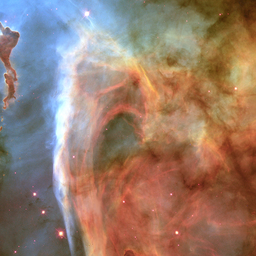
#> input picture CSE_220_Signal/Offline/Offline_3/images/nebula512.png, 256 x 256 px, shrunk from 512 x 512 before the run
$ python cft_edge_detector.py ../../../../Offline/Offline_3/images/nebula512.png
#> lines starting #> are read from the running program, lines starting #| are printed output that depends on the picture
import numpy as np
import matplotlib.pyplot as plt
from imageio.v2 import imread
import sys


# =====================================================================
# Given classes — paste your Task 2 implementations where indicated
# =====================================================================

class ContinuousImage:
    """Represents a grayscale image as a continuous 2D spatial signal. (Given)"""

    def __init__(self, image_path):
        self.image = imread(image_path, mode='L').astype(float)
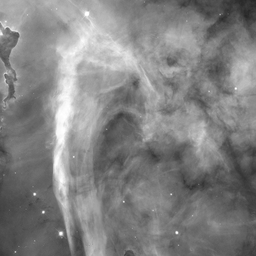
#> self.image: shape (256, 256) float64; min 38, max 255, mean 130.1
        self.image = self.image / np.max(self.image)
        self.x = np.linspace(-1, 1, self.image.shape[1])
#> self.x = 256 values from -1 to 1
        self.y = np.linspace(-1, 1, self.image.shape[0])
#> self.y = 256 values from -1 to 1


class CFT2D:
    """2D Continuous Fourier Transform. (Given — paste your Task 2 solution)"""

    def __init__(self, image_obj: ContinuousImage):
        self.I = image_obj.image
        self.x = image_obj.x
        self.y = image_obj.y
        dx = self.x[1] - self.x[0]
#> dx = 0.00784
        dy = self.y[1] - self.y[0]
#> dy = 0.00784
        self.u = np.linspace(-1 / (2 * dx), 1 / (2 * dx), self.I.shape[1])
#> self.u = 256 values from -63.75 to 63.75
        self.v = np.linspace(-1 / (2 * dy), 1 / (2 * dy), self.I.shape[0])
#> self.v = 256 values from -63.75 to 63.75

    def compute_cft(self):
        rows, cols = self.I.shape
#> rows = 256
        C_x = np.zeros((rows, cols))
        S_x = np.zeros((rows, cols))
        for j in range(cols):
            u_values = self.u[j]
            angle_ux = 2 * np.pi * u_values * self.x
            cos_ux = np.cos(angle_ux)
            sin_ux = np.sin(angle_ux)

            C_x[:, j] = np.trapezoid(self.I * cos_ux, self.x, axis=1)
            S_x[:, j] = np.trapezoid(self.I * sin_ux, self.x, axis=1)

        real = np.zeros((rows, cols))
        imag = np.zeros((rows, cols))

        for k in range(rows):
            v_values = self.v[k]
            angle_vy = 2 * np.pi * v_values * self.y
            cos_vy = np.cos(angle_vy)[:, np.newaxis]
            sin_vy = np.sin(angle_vy)[:, np.newaxis]

            int_C_cos = np.trapezoid(C_x * cos_vy, self.y, axis=0)
            int_S_sin = np.trapezoid(S_x * sin_vy, self.y, axis=0)
            int_C_sin = np.trapezoid(C_x * sin_vy, self.y, axis=0)
            int_S_cos = np.trapezoid(S_x * cos_vy, self.y, axis=0)

            real[k, :] = int_C_cos - int_S_sin
            imag[k, :] = - (int_C_sin + int_S_cos)

        self.real = real
        self.imag = imag
        return real, imag
        #raise NotImplementedError("Implement CFT2D.compute_cft")
        raise NotImplementedError("Paste your Task 2 compute_cft here.")

    # [7 lines left out: function plot_magnitude, not called in this run]


class InverseCFT2D:
    """Inverse 2D-CFT. (Given — paste your Task 2 solution)"""

    def __init__(self, real, imag, u, v, x, y):
        self.real = real
        self.imag = imag
        self.u = u
        self.v = v
        self.x = x
        self.y = y

    def reconstruct(self):
        rows, cols = self.real.shape
        C_v = np.zeros((rows, cols))
        S_v = np.zeros((rows, cols))

        for i in range(rows):
            y_val = self.y[i]
            angle_vy = 2 * np.pi * self.v * y_val
            cos_vy = np.cos(angle_vy)[:, np.newaxis]
            sin_vy = np.sin(angle_vy)[:, np.newaxis]

            term1 = self.real * cos_vy - self.imag * sin_vy
            term2 = self.real * sin_vy + self.imag * cos_vy

            C_v[i, :] = np.trapezoid(term1, self.v, axis=0)
            S_v[i, :] = np.trapezoid(term2, self.v, axis=0)

        image = np.zeros((rows, cols))


        for j in range(cols):
            x_val = self.x[j]

            angle_ux = 2 * np.pi * self.u * x_val
            cos_ux = np.cos(angle_ux)[np.newaxis, :]
            sin_ux = np.sin(angle_ux)[np.newaxis, :]

            integrand = C_v * cos_ux - S_v * sin_ux

            image[:, j] = np.trapezoid(integrand, self.u, axis=1)
        return image


# =====================================================================
# Task 1 — band_pass and band_stop filters
# =====================================================================

class FrequencyFilter:

    # [12 lines left out: function high_pass, not called in this run]

    def band_pass(self, real, imag, r_low, r_high):
        """Retain entries with r_low < d(i,j) <= r_high, zero the rest."""
#> called with r_low = 10, r_high = 50
        # Get the dimensions of the frequency spectrum
        rows, cols = real.shape

        # Calculate the exact center coordinates (cx, cy)
        # This center represents the zero-frequency (DC) component
        cx, cy = rows // 2, cols // 2

        # Create copies of the original arrays so we don't modify them directly
        real_bp = real.copy()
        imag_bp = imag.copy()

        # Iterate over every single row (i) and column (j) in the spectrum
        for i in range(rows):
            for j in range(cols):
                # Calculate the Euclidean distance of the current pixel (i, j) from the center (cx, cy)
                # Formula: d(i,j) = sqrt((i - c_i)^2 + (j - c_j)^2)
                dist = np.sqrt((i - cx) ** 2 + (j - cy) ** 2)

                # A band-pass filter ONLY keeps frequencies inside the band (r_low to r_high).
                # If the distance is NOT strictly greater than r_low OR NOT less than/equal to r_high...
                if not (r_low < dist <= r_high):
                    # ...we zero out the real and imaginary components (blocking those frequencies)
                    real_bp[i, j] = 0
                    imag_bp[i, j] = 0
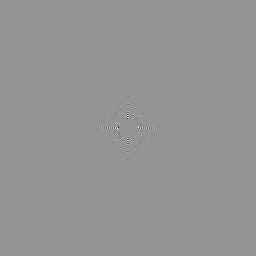
#> real_bp: shape (256, 256) float64; min -0.0478, max 0.0343, mean 2.27e-06; drawn with min black and max white

        return real_bp, imag_bp

    def band_stop(self, real, imag, r_low, r_high):
        """Zero entries with r_low < d(i,j) <= r_high, retain the rest."""
#> called with r_low = 10, r_high = 50
        # Get dimensions and center coordinates
        rows, cols = real.shape
        cx, cy = rows // 2, cols // 2

        # Create copies of the arrays
        real_bs = real.copy()
        imag_bs = imag.copy()

        # Iterate over every single pixel
        for i in range(rows):
            for j in range(cols):
                # Calculate distance from the center
                dist = np.sqrt((i - cx) ** 2 + (j - cy) ** 2)

                # A band-stop filter REMOVES frequencies inside the band.
                # If the distance IS inside our target band (r_low to r_high)...
                if (r_low < dist <= r_high):
                    # ...we zero it out (stopping those specific frequencies)
                    real_bs[i, j] = 0
                    imag_bs[i, j] = 0
#> imag_bs: shape (256, 256) float64; min -0.163, max 0.163, mean 3.45e-07
#> real_bs: shape (256, 256) float64; min -0.354, max 0.926, mean 2.07e-05
#> after the loop in reconstruct, `for i in range(rows):`:
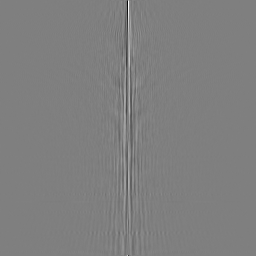
#> S_v: shape (256, 256) float64; min -0.244, max 0.244, mean 4.63e-18; drawn with min black and max white
#> after the loop in reconstruct, `for j in range(cols):`:
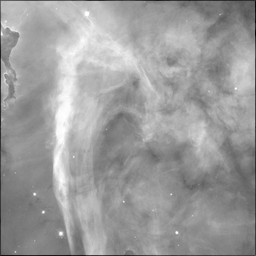
#> image: shape (256, 256) float64; min -0.29, max 1, mean 0.504; drawn with min black and max white
#> after the loop in reconstruct (call 2), `for i in range(rows):`:
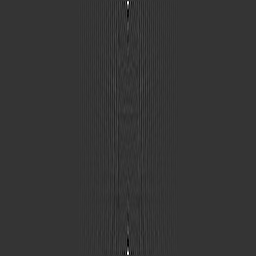
#> C_v: shape (256, 256) float64; min -0.121, max 0.465, mean 8.75e-05; drawn with min black and max white
#> after the loop in reconstruct (call 2), `for j in range(cols):`:
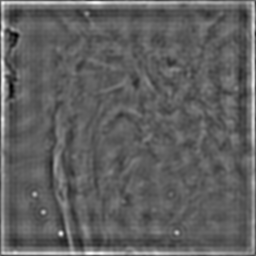
#> image: shape (256, 256) float64; min -0.344, max 0.596, mean 0.013; drawn with min black and max white
#> after the loop in reconstruct (call 2), `for j in range(cols):`:
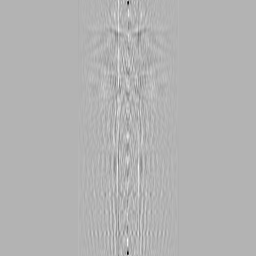
#> integrand: shape (256, 256) float64; min -0.117, max 0.0491, mean 5.07e-05; drawn with min black and max white

        return real_bs, imag_bs

    def shift_brightness(self, real, imag, shift_amount):
        """Task 3. Add shift_amount to the real component of the exact center pixel."""
        # Find the center coordinates of the spectrum
        rows, cols = real.shape
        cx, cy = rows // 2, cols // 2

        # Create copies to safely modify
        real_shifted = real.copy()
        imag_shifted = imag.copy()

        # The center pixel [cx, cy] is the "DC Component" - it dictates global brightness.
        # We strictly add the shift_amount to the real part of this single center pixel.
        # All other frequencies remain completely untouched.
        real_shifted[cx, cy] += shift_amount

        return real_shifted, imag_shifted


# =====================================================================
# Task 2 — complementarity check on raw spatial reconstructions
# =====================================================================

class ReconstructionValidator:

    def verify_complementarity(self, I_recon, I_bp, I_bs):
        """Verify the complementarity property. Return (is_valid, delta)."""
        # Get the dimensions of the reconstructed spatial image
        rows, cols = I_recon.shape

        # Initialize our maximum difference tracker to 0
        max_delta = 0.0

        # Loop through every spatial pixel in the image
        for i in range(rows):
            for j in range(cols):
                # Add the band-pass pixel and band-stop pixel together
                summed_pixel = I_bp[i, j] + I_bs[i, j]

                # Find the absolute difference between the summed filters and the original reconstruction
                diff = abs(summed_pixel - I_recon[i, j])

                # If this difference is the largest one we've seen so far, update max_delta
                if diff > max_delta:
                    max_delta = diff
#> after the loop, max_delta = 7.77e-16

        # The specification requires the difference to be exceptionally small (less than 10^-9)
        # to prove the two filters are mathematically perfect opposites.
        is_valid = max_delta < 1e-9
#> is_valid = True

        # Return the boolean validation result and the computed maximum difference
        return is_valid, max_delta


# [355 lines left out: functions verify_parsevals, translate_image, verify_symmetry, directional_filter, verify_orthogonality, not called in this run]


# =====================================================================
# Entry point (given — do not modify)
# =====================================================================
if __name__ == "__main__":
    if len(sys.argv) < 2:
        print("Usage: python3 cft_edge_detector.py <input_image>")
        sys.exit(1)

    input_path = sys.argv[1]
    r_low, r_high = 10, 50

    img   = ContinuousImage(input_path)
    cft2d = CFT2D(img)
    real, imag = cft2d.compute_cft()

    filt = FrequencyFilter()
    real_bp, imag_bp = filt.band_pass(real, imag, r_low, r_high)
    real_bs, imag_bs = filt.band_stop(real, imag, r_low, r_high)

    def reconstruct(r, im):
        return InverseCFT2D(r, im, cft2d.u, cft2d.v, img.x, img.y).reconstruct()

    I_recon = reconstruct(real,    imag)
    I_bp    = reconstruct(real_bp, imag_bp)
    I_bs    = reconstruct(real_bs, imag_bs)

    validator = ReconstructionValidator()
    is_valid, delta = validator.verify_complementarity(I_recon, I_bp, I_bs)
#> is_valid = True; delta = 7.77e-16
    print(f"Complementarity check: {is_valid} | max delta: {delta:.2e}")
#| Complementarity check: True | max delta: 7.77e-16

    def save_edge_map(I_raw, path):
        edge_map = np.abs(I_raw)
        if edge_map.max() > 0:
            edge_map = edge_map / edge_map.max()
        plt.imsave(path, 1 - edge_map, cmap='gray')
        print(f"Saved {path}")

    save_edge_map(I_bp, "pikachu_bandpass.png")
    save_edge_map(I_bs, "pikachu_bandstop.png")

    # Task 3 execution
    real_shifted, imag_shifted = filt.shift_brightness(real, imag, shift_amount=2.0)
    I_brightened = reconstruct(real_shifted, imag_shifted)

    # Save brightened image (clip to [0,1], no edge-map inversion)
    I_brightened_clipped = np.clip(I_brightened, 0, 1)
    plt.imsave("pikachu_brightened.png", I_brightened_clipped, cmap='gray')
    print("Saved pikachu_brightened.png")

$ run again, on CSE_220_Signal/Offline/Offline_3/images/skyline512.png
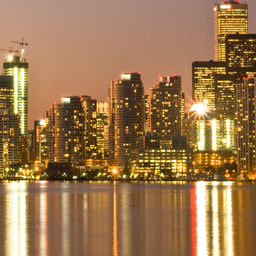
#> input picture CSE_220_Signal/Offline/Offline_3/images/skyline512.png, 256 x 256 px, shrunk from 512 x 512 before the run
#> after the loop in reconstruct (call 3), `for i in range(rows):`:
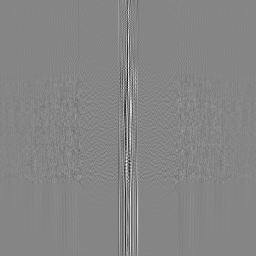
#> S_v: shape (256, 256) float64; min -0.18, max 0.164, mean 5.38e-05; drawn with min black and max white
#> the loop in reconstruct (call 3), `for j in range(cols):` made 256 passes
#> pass 3, in reconstruct (call 3), `integrand = C_v * cos_ux - S_v * sin_ux`:
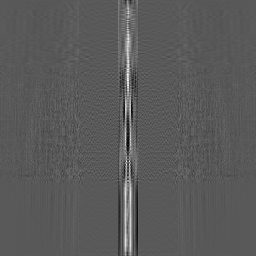
#> integrand: shape (256, 256) float64; min -0.106, max 0.195, mean 0.00114; drawn with min black and max white
#> after the loop in verify_complementarity, `for i in range(rows):`: max_delta = 9.99e-16
#> in verify_complementarity, `is_valid = max_delta < 1e-9`: is_valid = True
#> `is_valid, delta = validator.verify_complementarity(I_recon, I_bp, I_bs)`: delta = 9.99e-16
#| Complementarity check: True | max delta: 9.99e-16

$ run again, on CSE_220_Signal/Offline/Offline_3/images/sunset512.png
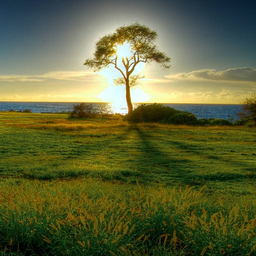
#> input picture CSE_220_Signal/Offline/Offline_3/images/sunset512.png, 256 x 256 px, shrunk from 512 x 512 before the run
#> after the loop in reconstruct (call 2), `for j in range(cols):`:
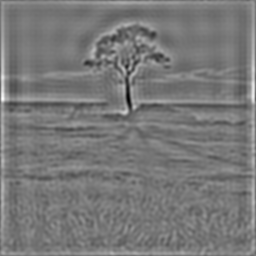
#> image: shape (256, 256) float64; min -0.558, max 0.634, mean 0.00704; drawn with min black and max white
#> the loop in reconstruct (call 3), `for j in range(cols):` made 256 passes
#> pass 1, in reconstruct (call 3), `integrand = C_v * cos_ux - S_v * sin_ux`:
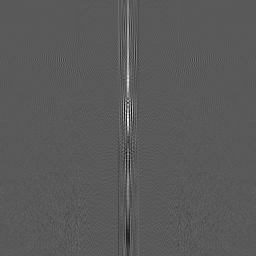
#> integrand: shape (256, 256) float64; min -0.0774, max 0.143, mean 0.0003; drawn with min black and max white
#> after the loop in verify_complementarity, `for i in range(rows):`: max_delta = 1.55e-15
#> in verify_complementarity, `is_valid = max_delta < 1e-9`: is_valid = True
#> `is_valid, delta = validator.verify_complementarity(I_recon, I_bp, I_bs)`: delta = 1.55e-15
#| Complementarity check: True | max delta: 1.55e-15
